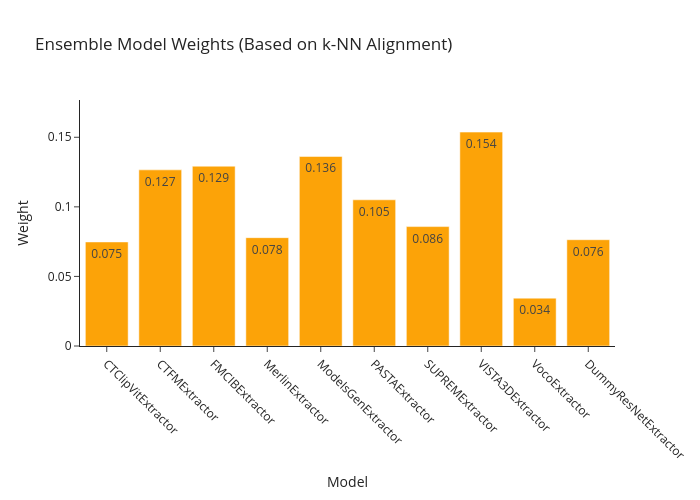

The notebook cell saved with this chart:
### Markdown cell above
## Ensemble Model Weights

Visualize the alignment-based weights assigned to each model.

### Code cell
# Display ensemble weights from the first evaluation
train_idx, train_labels_s, val_idx, val_labels_s, test_idx, test_labels_s = split_shuffle_data(
    np.arange(len(all_labels_ensemble)), all_labels_ensemble,
    train_ratio=0.5, val_ratio=0.2, random_seed=50, stratify=True
)

train_features_dict = {m: ensemble_features_dict[m][train_idx] for m in model_list}
val_features_dict = {m: ensemble_features_dict[m][val_idx] for m in model_list}

final_ensemble, _ = build_knn_ensemble_classifier(
    train_features_dict, train_labels_s,
    val_features_dict, val_labels_s,
    overlap_matrix.copy(), model_list, k=10
)

weights = final_ensemble['weights']
models_for_plot = list(weights.keys())
weight_values = list(weights.values())

fig = go.Figure()
fig.add_trace(go.Bar(
    x=models_for_plot,
    y=weight_values,
    marker_color='#FCA308',
    text=[f'{w:.3f}' for w in weight_values],
    textposition='auto',
))

fig.update_layout(
    title='Ensemble Model Weights (Based on k-NN Alignment)',
    xaxis_title='Model',
    yaxis_title='Weight',
    height=500,
    width=700,
    template='simple_white',
    xaxis_tickangle=45
)
fig.update_yaxes(range=[0, max(weight_values) * 1.15])

fig.show()

print("Weight Statistics:")
print(f"  Max weight: {max(weight_values):.4f}")
print(f"  Min weight: {min(weight_values):.4f}")
print(f"  All weights sum to: {sum(weight_values):.4f}")

### Figure 1 — Plotly figure (JSON) as saved in the notebook; plotly's stock layout.template omitted (floating-point values rounded to 4 significant figures)
{"data": [{"marker": {"color": "#FCA308"}, "text": ["0.075", "0.127", "0.129", "0.078", "0.136", "0.105", "0.086", "0.154", "0.034", "0.076"], "textposition": "auto", "type": "bar", "x": ["CTClipVitExtractor", "CTFMExtractor", "FMCIBExtractor", "MerlinExtractor", "ModelsGenExtractor", "PASTAExtractor", "SUPREMExtractor", "VISTA3DExtractor", "VocoExtractor", "DummyResNetExtractor"], "y": [0.07478, 0.1266, 0.1292, 0.07786, 0.1362, 0.1051, 0.08582, 0.1537, 0.0344, 0.07637]}], "layout": {"height": 500, "title": {"text": "Ensemble Model Weights (Based on k-NN Alignment)"}, "width": 700, "xaxis": {"tickangle": 45, "title": {"text": "Model"}}, "yaxis": {"range": [0, 0.1768], "title": {"text": "Weight"}}}}
